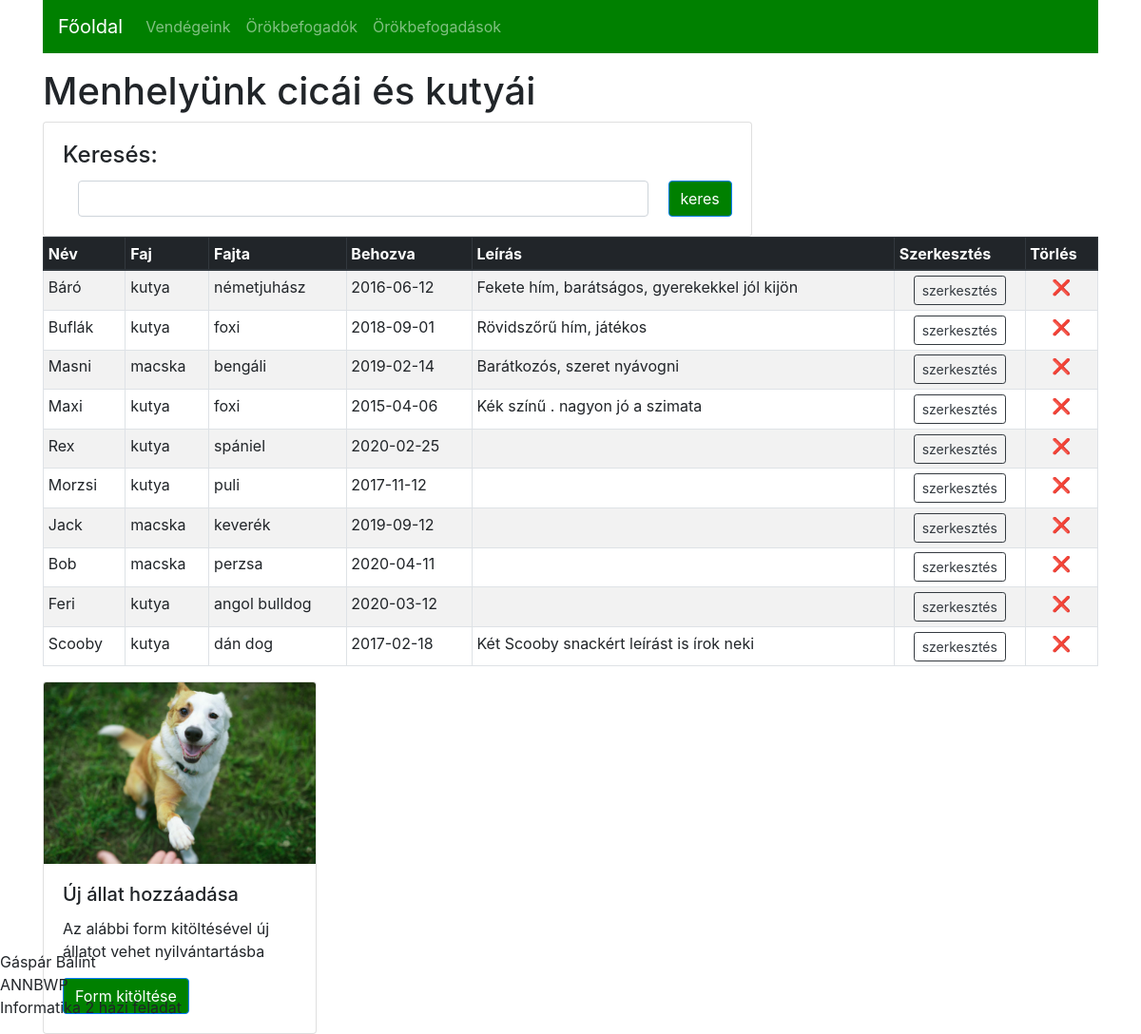
/allat.php, run on the app's committed database.
### tables this page shows
create table allat (
	id int primary key auto_increment,
    nev varchar(30) not null,
    faj varchar(50) not null,
    fajta varchar(50) not null,
    behozva date not null,
    leiras varchar (500)
);

### allat.php (the view, shortened to what this page needs)
<!DOCTYPE html>
<?php
$link = getDb();
?>
<html>
<head>
    <link rel="stylesheet" href="https://maxcdn.bootstrapcdn.com/bootstrap/4.0.0/css/bootstrap.min.css"
>
    <link rel="stylesheet" href="menhely.css">
</head>
<body>
    <div class="container main-content">
        <h1>Menhelyünk cicái és kutyái</h1>
		<?php
            $search = null;
        ?>
		 <form class="form-inline" method="post">
			<div class="card">
			<div class="card-body">
				<h4 class="card-title">Keresés: </h5>
				<input style="width:600px;margin-left:1em;" class="form-control" type="search" name="search" value="<?=$search?>">
            <button class="btn btn-primary" style="margin-left:1em; background-color:green";" type="submit" >keres</button>
			</div>
			</div>
		</form>
		<?php
            $querySelect = "SELECT id, nev, faj, fajta, behozva, leiras FROM allat";
            $eredmeny = mysqli_query($link, $querySelect) or die(mysqli_error($link));
        ?>
		<table class="table table-striped table-sm table-bordered">
                <thead class="thead-dark">
                    <tr>
                        <th>Név</th>
                        <th>Faj</th>
                        <th>Fajta</th>
                        <th>Behozva</th>
                        <th>Leírás</th>
						<th>Szerkesztés</th>
						<th>Törlés</th>
                    </tr>
                </thead>
                <tbody>
                <?php while ($row = mysqli_fetch_array($eredmeny)): ?>
                    <tr>
                        <td><?=$row['nev']?></td>
                        <td><?=$row['faj']?></td>
                        <td><?=$row['fajta']?></td>
                        <td><?=$row['behozva']?></td>
                        <td><?=$row['leiras']?></td>
						<td align="center">
							<a class="btn btn-outline-dark btn-sm" href="edit_allat.php?id=<?=$row['id']?>">
								szerkesztés
							</a>
						</td>
						<td align="center"><a href="delete_allat.php?id=<?=$row['id']?>">❌</a></td>
                    </tr>
                <?php endwhile; ?>
                </tbody>
         </table>
		<div class="card" style="width: 18rem;">
			<img src="pacsi.jpeg" class="card-img-top" alt="pacsizo kutya">
			<div class="card-body">
				<h5 class="card-title">Új állat hozzáadása</h5>
				<p class="card-text">Az alábbi form kitöltésével új állatot vehet nyilvántartásba</p>
				<a href="add_allat.php" class="btn btn-primary" style="background-color:green">Form kitöltése</a>
			</div>
		</div>
	</div>
</body>

### menhely.css (style rules this page uses)
.main-content { margin-top:1em; }

### data on the page
allat: nev "Báró", faj "kutya", fajta "németjuhász", behozva "2016-06-12", leiras "Fekete hím, barátságos, gyerekekkel jól kijön"
allat: nev "Buflák", faj "kutya", fajta "foxi", behozva "2018-09-01", leiras "Rövidszőrű hím, játékos"
allat: nev "Masni", faj "macska", fajta "bengáli", behozva "2019-02-14", leiras "Barátkozós, szeret nyávogni"
allat: nev "Maxi", faj "kutya", fajta "foxi", behozva "2015-04-06", leiras "Kék színű . nagyon jó a szimata"
allat: nev "Rex", faj "kutya", fajta "spániel", behozva "2020-02-25"
allat: nev "Morzsi", faj "kutya", fajta "puli", behozva "2017-11-12"
allat: nev "Jack", faj "macska", fajta "keverék", behozva "2019-09-12"
allat: nev "Bob", faj "macska", fajta "perzsa", behozva "2020-04-11"
allat: nev "Feri", faj "kutya", fajta "angol bulldog", behozva "2020-03-12"
allat: nev "Scooby", faj "kutya", fajta "dán dog", behozva "2017-02-18", leiras "Két Scooby snackért leírást is írok neki"
